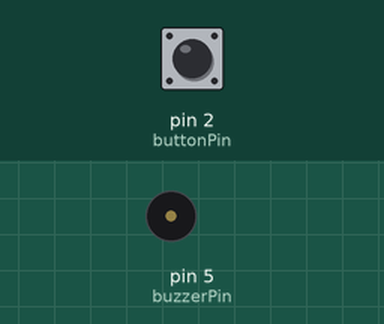
Simulated run of this sketch. Board: Arduino Uno, built with avr-gcc and run on an emulated ATmega328P. Parts: buzzer (waves = sounding). The inputs (shaded band) are chosen by the test bench; at power-on: pin 2 (buttonPin) HIGH.

Above: at 1.2 s.
1.3 s: pin 2 (buttonPin) pulled LOW for 0.15 s
At 3.9 s:
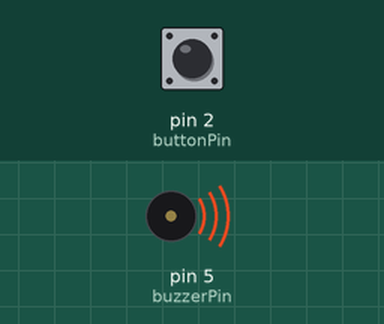
4.3 s: pin 2 (buttonPin) pulled LOW for 1 s
At 4.87 s:
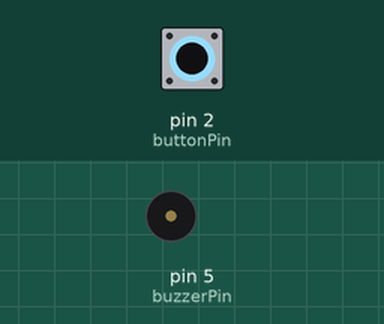
7.3 s: pin 2 (buttonPin) pulled LOW for 3.2 s
Timing chart, 0 to 12.5 s (numbered marks = the images above; inputs shaded):
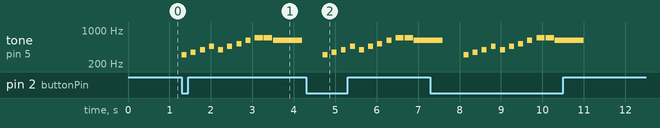

The sketch:

songTest.ino
```cpp
int buzzerPin = 5;
int buttonPin = 2;

void setup() {
  pinMode(buzzerPin, OUTPUT);
  pinMode(buttonPin, INPUT_PULLUP);
}

void loop() {
  if (digitalRead(buttonPin) == LOW) {
    play();
    delay(500);
  }
}

void play() {
  // "I just wanna be part of your symphony"
  tone(buzzerPin, 311, 120); // D#
  delay(220);
  tone(buzzerPin, 349, 120); // F
  delay(220);
  tone(buzzerPin, 392, 120); // G
  delay(220);
  tone(buzzerPin, 466, 120); // A#
  delay(220);
  tone(buzzerPin, 392, 120); // G
  delay(220);
  tone(buzzerPin, 466, 120); // A#
  delay(220);
  tone(buzzerPin, 523, 120); // C
  delay(220);
  tone(buzzerPin, 622, 120); // D#
  delay(220);
  tone(buzzerPin, 698, 200); // F
  delay(220);
  tone(buzzerPin, 698, 200); // F
  delay(220);
  tone(buzzerPin, 622, 700); // D#
  delay(700);
}
```

Measured:
- after the input at 1.3 s, tone on pin 5 (buzzerPin): plays 311 Hz for 0.12 s, 349 Hz for 0.12 s, 392 Hz for 0.12 s, 466 Hz for 0.12 s, 392 Hz for 0.12 s, 466 Hz for 0.12 s … (11 notes in this stretch), starting at once
- after the input at 4.3 s, tone on pin 5 (buzzerPin): plays 311 Hz for 0.12 s, 349 Hz for 0.12 s, 392 Hz for 0.12 s, 466 Hz for 0.12 s, 392 Hz for 0.12 s, 466 Hz for 0.12 s … (11 notes in this stretch), starting after 0.40 s
